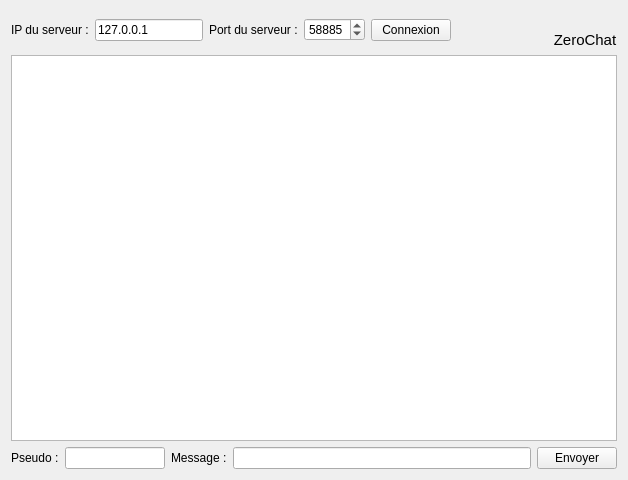
<?xml version="1.0" encoding="UTF-8"?>
<ui version="4.0">
 <class>FenClient</class>
 <widget class="QWidget" name="FenClient">
  <property name="geometry">
   <rect>
    <x>0</x>
    <y>0</y>
    <width>628</width>
    <height>480</height>
   </rect>
  </property>
  <property name="windowTitle">
   <string>ZeroChat - Client</string>
  </property>
  <property name="windowIcon">
   <iconset>
    <normaloff>chat.png</normaloff>chat.png</iconset>
  </property>
  <layout class="QVBoxLayout" name="verticalLayout_2">
   <item>
    <layout class="QHBoxLayout" name="horizontalLayout">
     <item>
      <widget class="QLabel" name="label">
       <property name="text">
        <string>IP du serveur :</string>
       </property>
      </widget>
     </item>
     <item>
      <widget class="QLineEdit" name="serveurIP">
       <property name="maximumSize">
        <size>
         <width>150</width>
         <height>16777215</height>
        </size>
       </property>
       <property name="text">
        <string>127.0.0.1</string>
       </property>
      </widget>
     </item>
     <item>
      <widget class="QLabel" name="label_2">
       <property name="text">
        <string>Port du serveur :</string>
       </property>
      </widget>
     </item>
     <item>
      <widget class="QSpinBox" name="serveurPort">
       <property name="minimumSize">
        <size>
         <width>60</width>
         <height>0</height>
        </size>
       </property>
       <property name="minimum">
        <number>1024</number>
       </property>
       <property name="maximum">
        <number>65535</number>
       </property>
       <property name="value">
        <number>58885</number>
       </property>
      </widget>
     </item>
     <item>
      <widget class="QPushButton" name="boutonConnexion">
       <property name="text">
        <string>Connexion</string>
       </property>
      </widget>
     </item>
     <item>
      <spacer name="horizontalSpacer">
       <property name="orientation">
        <enum>Qt::Horizontal</enum>
       </property>
       <property name="sizeHint" stdset="0">
        <size>
         <width>40</width>
         <height>20</height>
        </size>
       </property>
      </spacer>
     </item>
     <item>
      <layout class="QVBoxLayout" name="verticalLayout">
       <item>
        <widget class="QLabel" name="label_5">
         <property name="pixmap">
          <pixmap>chat.png</pixmap>
         </property>
        </widget>
       </item>
       <item>
        <widget class="QLabel" name="label_6">
         <property name="font">
          <font>
           <pointsize>11</pointsize>
           <weight>50</weight>
           <bold>false</bold>
          </font>
         </property>
         <property name="text">
          <string>ZeroChat</string>
         </property>
         <property name="alignment">
          <set>Qt::AlignCenter</set>
         </property>
        </widget>
       </item>
      </layout>
     </item>
    </layout>
   </item>
   <item>
    <widget class="QTextEdit" name="listeMessages">
     <property name="readOnly">
      <bool>true</bool>
     </property>
    </widget>
   </item>
   <item>
    <layout class="QHBoxLayout" name="horizontalLayout_2">
     <item>
      <widget class="QLabel" name="label_3">
       <property name="text">
        <string>Pseudo :</string>
       </property>
      </widget>
     </item>
     <item>
      <widget class="QLineEdit" name="pseudo">
       <property name="maximumSize">
        <size>
         <width>100</width>
         <height>16777215</height>
        </size>
       </property>
      </widget>
     </item>
     <item>
      <widget class="QLabel" name="label_4">
       <property name="text">
        <string>Message :</string>
       </property>
      </widget>
     </item>
     <item>
      <widget class="QLineEdit" name="message"/>
     </item>
     <item>
      <widget class="QPushButton" name="boutonEnvoyer">
       <property name="text">
        <string>Envoyer</string>
       </property>
       <property name="icon">
        <iconset>
         <normaloff>chat.png</normaloff>chat.png</iconset>
       </property>
      </widget>
     </item>
    </layout>
   </item>
  </layout>
 </widget>
 <resources/>
 <connections/>
</ui>
